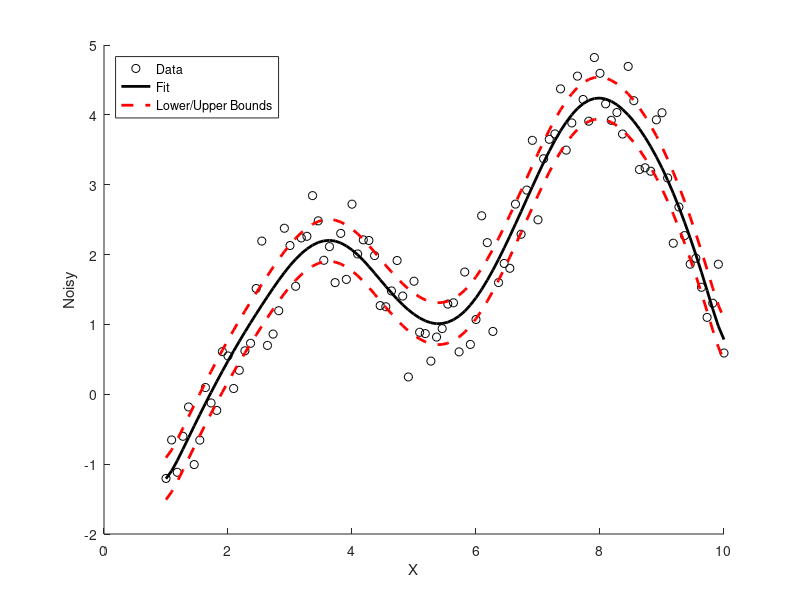

Recreate this plot in MATLAB.
%%
% This is an example of how to create a curve with lower and upper bounds in MATLAB&#174;.
%
% For more examples, go to <http://www.mathworks.com/discovery/gallery.html MATLAB Plot Gallery>
%
% Copyright 2012-2014 The MathWorks, Inc.

% Load the data for x, y, and yfit
load fitdata x y yfit

% Create a scatter plot of the original x and y data
figure
scatter(x, y, 'k')

% Plot yfit
line(x, yfit, 'Color', 'k', 'LineStyle', '-', 'LineWidth', 2)

% Plot upper and lower bounds, calculated as 0.3 from yfit
line(x, yfit + 0.3, 'Color', 'r', 'LineStyle', '--', 'LineWidth', 2)
line(x, yfit - 0.3, 'Color', 'r', 'LineStyle', '--', 'LineWidth', 2)

% Add a legend and axis labels
legend('Data', 'Fit', 'Lower/Upper Bounds', 'Location', 'NorthWest')
xlabel('X')
ylabel('Noisy')
